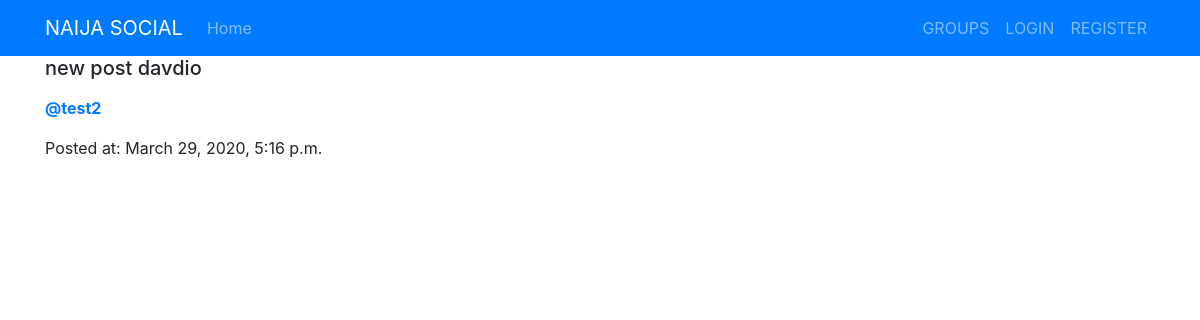
Screenshot of /posts/test2/5/ with the database file from the repository.
### posts/models.py (models this page shows, shortened)
class Post(models.Model):
    user = models.ForeignKey(User, related_name='posts', on_delete=models.CASCADE)
    posted_at = models.DateTimeField(auto_now=True)
    message = models.TextField()
    message_html = models.TextField(editable=False)
    group = models.ForeignKey(Group, related_name='posts',null=True,blank=True,on_delete=models.CASCADE)
    class Meta:
        ordering = ['-posted_at']
        unique_together = ['user', 'message']

### posts/views.py (the view)
# urls.py: path('<username>/<int:pk>/', views.PostDetail.as_view(), name='single'),
class PostDetail(SelectRelatedMixin, DetailView):
    model = models.Post
    select_related = ('user','group')

### posts/templates/posts/post_detail.html
{% extends 'posts/post_base.html' %}
{% block post %}
    <div>
        {% include 'posts/_post.html' %}
    </div>
{% endblock post %}

### posts/templates/posts/_post.html
<div class="">
  <h5>
      {{post.message_html|safe}}
  </h5>
  <p><a href="{% url 'posts:otherposts' username=post.user.username %}"><strong>@{{post.user.username}}</strong></a></p>
  <p>Posted at: {{post.posted_at}} </p>
</div>

### rows the page displays
Post: message_html "new post davdio", user.username "test2", posted_at "March 29, 2020, 5:16 p.m."
